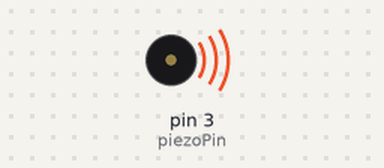
Bench run of a sketch on a simulated Arduino Uno, built with avr-gcc and run on an emulated ATmega328P. Shown: buzzer (waves = sounding).

Above: at 0.1 s.
Timing chart, 0 to 3.0 s (numbered marks = the images above):
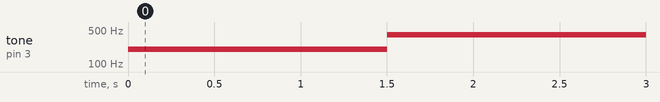

The sketch:

engrl_1_3.ino
```cpp
/*
 * File:        activity3.ino
 * Description: A program that activates a piezoelectric speaker
 * Created:     2026-02-11
 * Author:      Sean Cajigal
 */

int piezoPin=3; // sets pin

void setup() {
  pinMode(piezoPin,OUTPUT); // sets pin for output voltage

  tone(piezoPin, 200);
  delay(1500);
  noTone(piezoPin);
  tone(piezoPin, 400);
}

void loop() {
  // nothing to be looped
}
```
